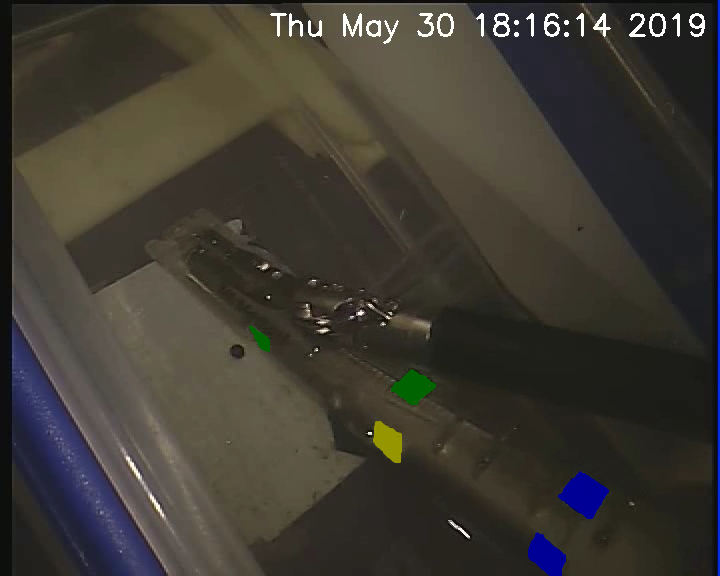
%> input picture Matlab/Tracking/53779L.png, 720 x 576 px
$ octave Tracking.m   (GNU Octave 9; MATLAB toolbox functions it lacks are replaced by stand-ins)
%> lines starting %> are read from the running program, lines starting %| are printed output that depends on the picture; in (x1, y1, x2, y2) boxes, pixels count from 0 and x2, y2 are one past the last pixel; in counts of white or black regions, pixels touching at a corner belong together; the program's own positions count from 1
clear
ImageL = imread('53779L.png');
%> ImageL is the input picture: size 576x720x3 uint8; mean R, G, B 61.6, 58, 50.7
ImageR = imread('53779R.png');
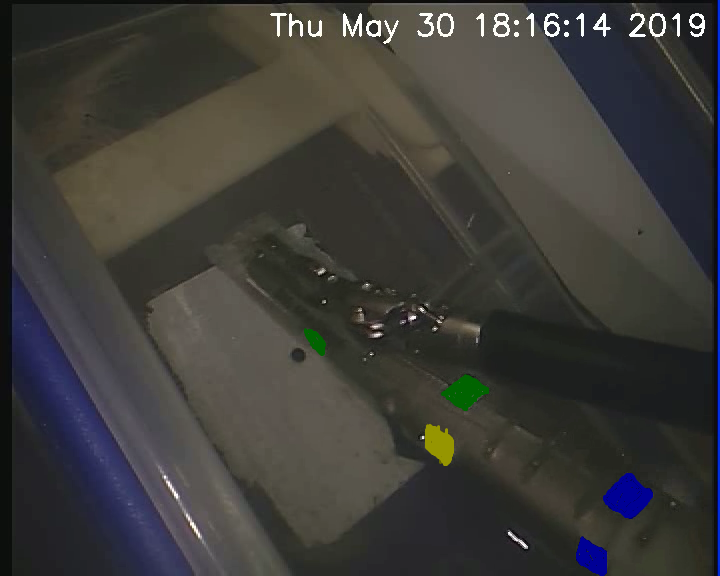
%> input picture Matlab/Tracking/53779R.png, 720 x 576 px
%> ImageR is the input picture: size 576x720x3 uint8; mean R, G, B 61, 60.1, 56.9
Image = {ImageL(46:end,1:end-5,:),ImageR(46:end,1:end-5,:)};
%> Image = 2 items
load('Stereo.mat');
Thresh = 0.05; % Threshold
Thresh2 = 0.1;

GroundTruth = [0 25 50 25.0147 50.3850;
               25 0 25 5.6311 25.7614;
               50 25 0 26.1485 6.2169;
               25.1047 5.6311 26.1485 0 25.535;
               50.3850 25.7614 6.2169 25.535 0];


% hblob = vision.BlobAnalysis('AreaOutputPort', true, ... % Set blob analysis handling
%     'CentroidOutputPort', true, ...
%     'BoundingBoxOutputPort', true', ...
%     'MinimumBlobArea', 200, ...
%     'MaximumBlobArea', 500, ...
%     'MaximumCount', 1);


for i = 1:2
%> this loop made 2 passes; what is shown inside it comes from the first
    image = Image{i};
    Centroid = [];
    grey = rgb2gray(image);

    channelRed = image(:,:,1);
    channelGreen = image(:,:,2);
    channelBlue = image(:,:,3);
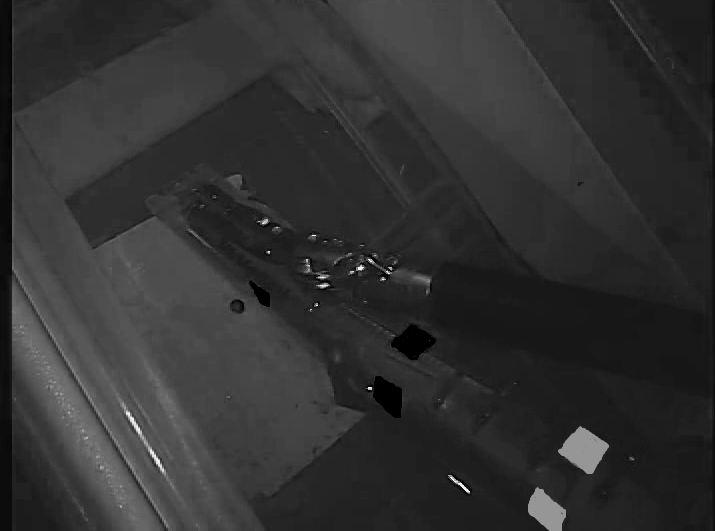
%> channelBlue: size 531x715 uint8; min 0, max 250, mean 49.3

    ratio_Y = [0.5 0.5 0];
    channelYellow = channelRed*ratio_Y(1) + channelGreen*ratio_Y(2) + channelBlue*ratio_Y(3);

    diffFrameGreen = imsubtract(channelGreen, grey);
    % figure(1)
    % imshow(diffFrameGreen);

    diffFrameYellow =  imsubtract(channelYellow, grey);
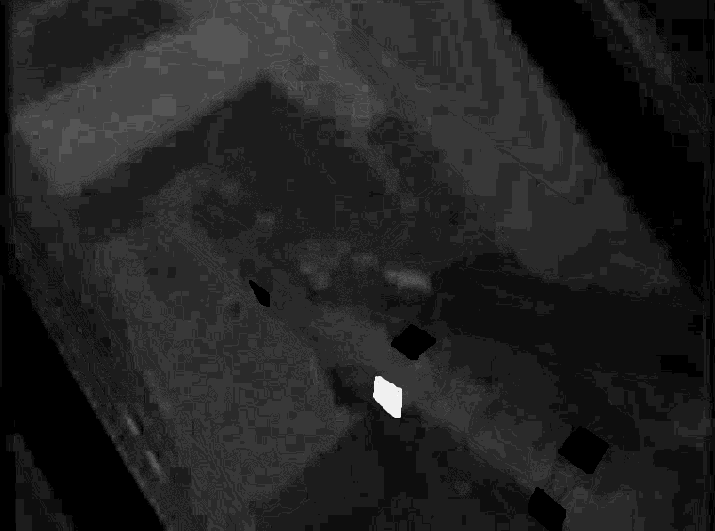
%> diffFrameYellow: size 531x715 uint8; min 0, max 18, mean 2.43; drawn with min black and max white
    % figure(2)
    % imshow(diffFrameYellow);

    diffFrameBlue = imsubtract(channelBlue, grey);
    % figure(3)
    % imshow(diffFrameBlue);
    % diffFrameGreen = medfilt2(diffFrameGreen, [3 3]); % Filter out the noise by using median filter

    bin_Yellow = imbinarize(diffFrameYellow, Thresh); % Convert the image into binary image with the green objects as white
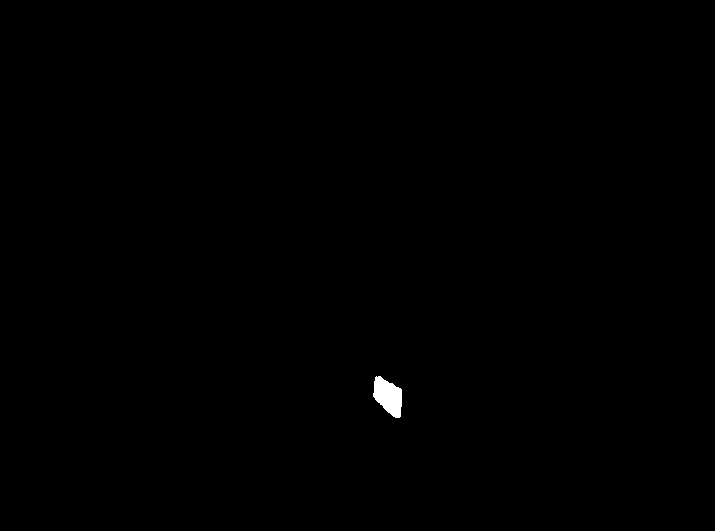
%> bin_Yellow: size 531x715 logical; 0.21% white; 1 white region, box (x1, y1, x2, y2) and area: (373, 376, 402, 418) 806
    %      [~, Centroid(1,:,i), bboxYellow] = hblob(bin_Yellow);
    %     tracked_photo = insertShape(image, 'Rectangle', bboxYellow); % Instert the red box
    stats = regionprops(bin_Yellow,'centroid');
%> stats = 1 region; Centroid: [388.9 397]
    centroid = cell2mat(struct2cell(stats));
%> centroid = [388.9 397]
    Centroid = [Centroid;reshape(centroid, 2, length(centroid)/2).'];
%> Centroid = [388.9 397]

    bin_Green = imbinarize(diffFrameGreen, Thresh2); % Convert the image into binary image with the green objects as white
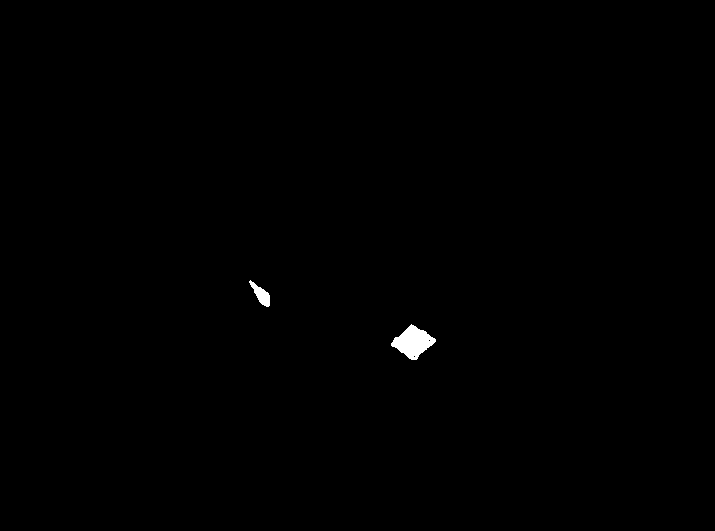
%> bin_Green: size 531x715 logical; 0.3% white; 2 white regions, box (x1, y1, x2, y2) and area: (391, 324, 436, 360) 885, (249, 280, 270, 307) 247
    %     [~, centroid(2,:,i), bboxGreen] = hblob(bin_Green);
    %     tracked_photo = insertShape(tracked_photo, 'Rectangle', bboxGreen); % Instert the red box
    stats = regionprops(bin_Green,'centroid');
%> stats = 2 regions; Centroid: [261.8 295.2], [413.8 342.8]
    centroid = cell2mat(struct2cell(stats));
%> centroid = [261.8 295.2 413.8 342.8]
    Centroid = [Centroid;reshape(centroid, 2, length(centroid)/2).'];
%> Centroid = [388.9 397; 261.8 295.2; 413.8 342.8]
    bin_Blue = imbinarize(diffFrameBlue, Thresh2); % Convert the image into binary image with the green objects as white
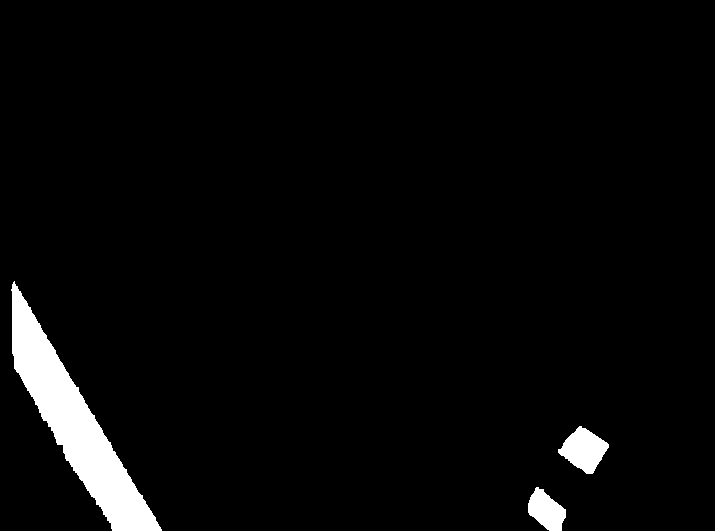
%> bin_Blue: size 531x715 logical; 3.5% white; 3 white regions, box (x1, y1, x2, y2) and area: (11, 281, 162, 531) 10669, (558, 426, 609, 474) 1420, (528, 487, 566, 531) 1056
    %     [~, centroid(3,:,i), bboxBlue] = hblob(bin_Blue);
    %     tracked_photo = insertShape(tracked_photo, 'Rectangle', bboxBlue); % Instert the red box
    stats = regionprops(bin_Blue,'centroid');
%> stats = 3 regions; Centroid: [75.7 424.7], [547 511.3], [584.7 450.5]
    centroid = cell2mat(struct2cell(stats));
%> centroid = [75.7 424.7 547 511.3 584.7 450.5]
    Centroid = [Centroid;reshape(centroid, 2, length(centroid)/2).'];
%> Centroid = [388.9 397; 261.8 295.2; 413.8 342.8; 75.7 424.7; 547 511.3; 584.7 450.5]

    figure(i)
    imshow(image);
    hold on
    plot(Centroid(:,1),Centroid(:,2),'.');
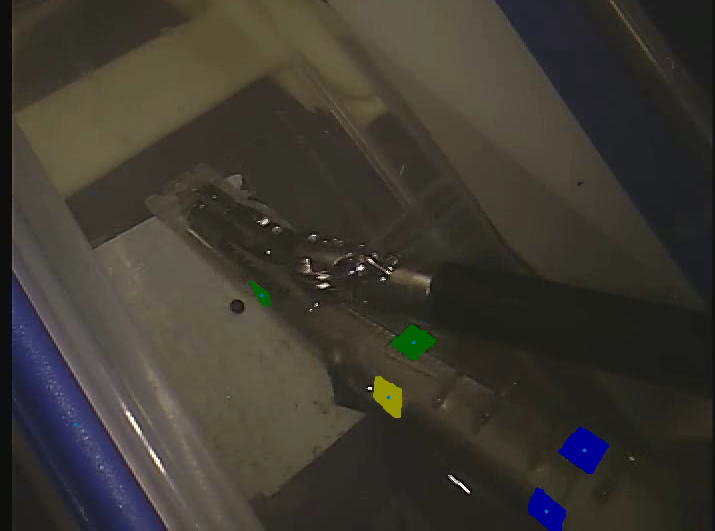
%> figure redrawn from the program's plot data
    hold off
    Centroid_tot{i} = Centroid;
end
if length(Centroid_tot{1})== length(Centroid_tot{2})
    CentroidL = Centroid_tot{1};
%> CentroidL has the same summary as Centroid
    CentroidR = Centroid_tot{2};
%> CentroidR = [440 399.4; 316.3 296.8; 465.8 347.6; 89.96 396.7; 592.6 512.6; 628.5 452.1]
    CentroidL(:,1) = CentroidL(:,1) + 45;
    CentroidR(:,1) = CentroidR(:,1) + 45;
%> (the run ends here)
